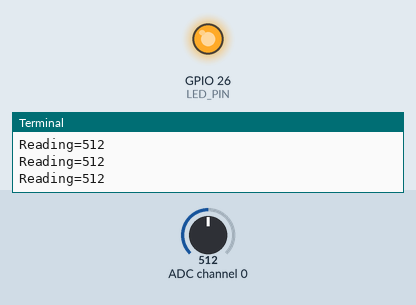
This program was run on a simulated Raspberry Pi (BCM pin numbers). Parts: output pins drawn as LEDs (lit = HIGH), the last lines printed to the terminal. The test bench sets the inputs (shaded band); at power-on: ADC channel 0 = 512 (analog values on the 0–1023 scale).

Above: at 1.2 s.
1.3 s: ADC channel 0 set to 528
At 2.5 s:
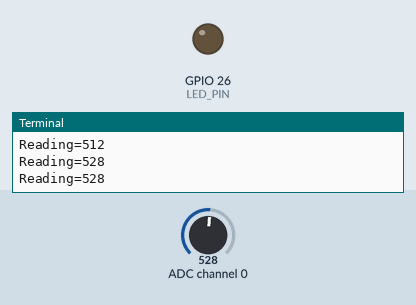
3.0 s: ADC channel 0 set to 511
At 3.6 s:
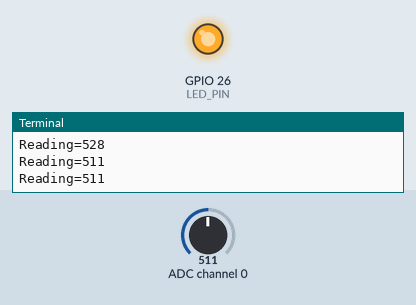
4.5 s: ADC channel 0 set to 716
At 4.8 s:
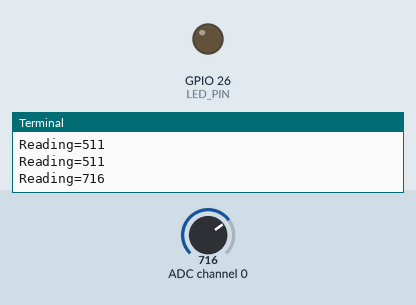
Timing chart, 0 to 7.5 s (numbered marks = the images above; inputs shaded):
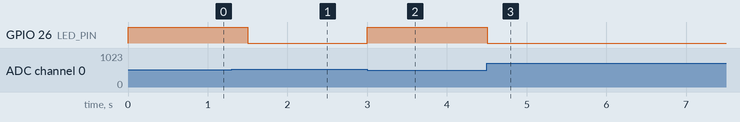

The program:

LDR.py
```python
import spidev
import RPi.GPIO as GPIO
import time

LED_PIN = 26

GPIO.setmode(GPIO.BCM)
GPIO.setup(LED_PIN, GPIO.OUT)

spi = spidev.SpiDev()

spi.open(0,0) # bus: 0, dev: 0

spi.max_speed_hz = 100000

# analog -> digital 변환
def analog_read(channel):
  # [byte_1, byte_2, byte_3]
  # byte_1 : 1
  # byte_2 : channel(0) + 8 : 0000 1000 -> 1000 0000
  # byte_3 : 0
  ret = spi.xfer2([1, (8 + channel) << 4, 0])
  adc_out = ((ret[1] & 3) << 8) + ret[2]
  return adc_out


try:
    while True:
            reading = analog_read(0)
            print("Reading=%d" % reading)
            if(reading > 512):
              GPIO.output(LED_PIN, GPIO.LOW)
            else:
              GPIO.output(LED_PIN, GPIO.HIGH)
            time.sleep(0.5)

finally:
    spi.close()
```

Measured:
- the behaviour switches between 512 and 513 on ADC channel 0 (found by bisection; images 0 and 1)
- after the input at 1.3 s, GPIO 26 (LED_PIN): HIGH → LOW after 0.20 s
- after the input at 3.0 s, GPIO 26 (LED_PIN): LOW → HIGH at once
- after the input at 4.5 s, GPIO 26 (LED_PIN): HIGH → LOW at once
